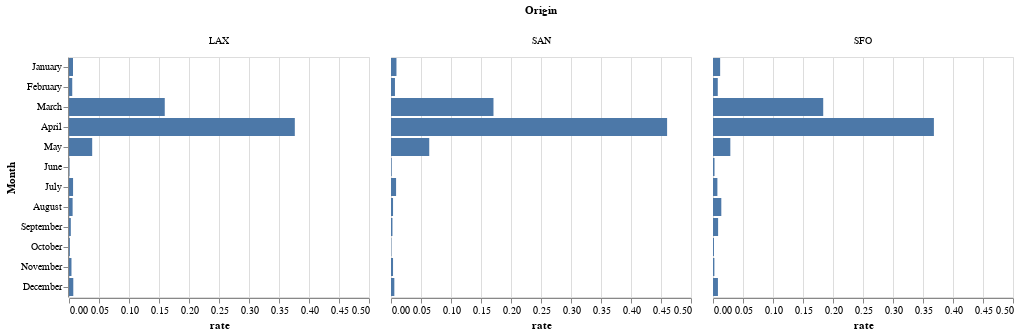

The code cell stored with this chart in its notebook:
### Markdown cell above
The [StatsPlots](https://github.com/JuliaPlots/StatsPlots.jl), [VegaLite](https://github.com/queryverse/VegaLite.jl), [Makie](https://github.com/JuliaPlots/Makie.jl) packages (among others) make a rich set of visualisations possible with an intuitive syntax.

Here we use `VegaLite` to visualise the cancellation rate in busiest airports for each month:

### Code cell
using VegaLite
@chain flights begin
    groupby([:FlightDate, :Origin])
    combine(:Cancelled => mean => :rate)
    filter!(:Origin, by = in(["LAX", "SFO", "SAN"]))
    map(monthname, 1)
    # in Chain "_" refers to the output of preceding command
    _ |> @vlplot(:bar,
            y = {"FlightDate:o", title = "Month", sort = false},
            x = "rate",
            column = "Origin:n"
        )
end

### Figure 1 — Vega-Lite specification as saved in the notebook (floating-point values rounded to 4 significant figures)
{"data": {"values": [{"FlightDate": "January", "Origin": "LAX", "rate": 0.006686}, {"FlightDate": "January", "Origin": "SAN", "rate": 0.009095}, {"FlightDate": "January", "Origin": "SFO", "rate": 0.01191}, {"FlightDate": "February", "Origin": "LAX", "rate": 0.00541}, {"FlightDate": "February", "Origin": "SAN", "rate": 0.006598}, {"FlightDate": "February", "Origin": "SFO", "rate": 0.007957}, {"FlightDate": "March", "Origin": "LAX", "rate": 0.1596}, {"FlightDate": "March", "Origin": "SAN", "rate": 0.1708}, {"FlightDate": "March", "Origin": "SFO", "rate": 0.1837}, {"FlightDate": "April", "Origin": "LAX", "rate": 0.3764}, {"FlightDate": "April", "Origin": "SAN", "rate": 0.4602}, {"FlightDate": "April", "Origin": "SFO", "rate": 0.3682}, {"FlightDate": "May", "Origin": "LAX", "rate": 0.03865}, {"FlightDate": "May", "Origin": "SAN", "rate": 0.06375}, {"FlightDate": "May", "Origin": "SFO", "rate": 0.02888}, {"FlightDate": "June", "Origin": "LAX", "rate": 0.0007829}, {"FlightDate": "June", "Origin": "SAN", "rate": 0.00112}, {"FlightDate": "June", "Origin": "SFO", "rate": 0.002529}, {"FlightDate": "July", "Origin": "LAX", "rate": 0.006781}, {"FlightDate": "July", "Origin": "SAN", "rate": 0.008464}, {"FlightDate": "July", "Origin": "SFO", "rate": 0.007322}, {"FlightDate": "August", "Origin": "LAX", "rate": 0.006035}, {"FlightDate": "August", "Origin": "SAN", "rate": 0.003415}, {"FlightDate": "August", "Origin": "SFO", "rate": 0.01386}, {"FlightDate": "September", "Origin": "LAX", "rate": 0.003025}, {"FlightDate": "September", "Origin": "SAN", "rate": 0.002422}, {"FlightDate": "September", "Origin": "SFO", "rate": 0.008528}, {"FlightDate": "October", "Origin": "LAX", "rate": 0.001438}, {"FlightDate": "October", "Origin": "SAN", "rate": 0.0005819}, {"FlightDate": "October", "Origin": "SFO", "rate": 0.001609}, {"FlightDate": "November", "Origin": "LAX", "rate": 0.004122}, {"FlightDate": "November", "Origin": "SAN", "rate": 0.003408}, {"FlightDate": "November", "Origin": "SFO", "rate": 0.002294}, {"FlightDate": "December", "Origin": "LAX", "rate": 0.007149}, {"FlightDate": "December", "Origin": "SAN", "rate": 0.005556}, {"FlightDate": "December", "Origin": "SFO", "rate": 0.008232}]}, "encoding": {"column": {"field": "Origin", "type": "nominal"}, "x": {"field": "rate", "type": "quantitative"}, "y": {"field": "FlightDate", "sort": false, "title": "Month", "type": "ordinal"}}, "mark": "bar"}
